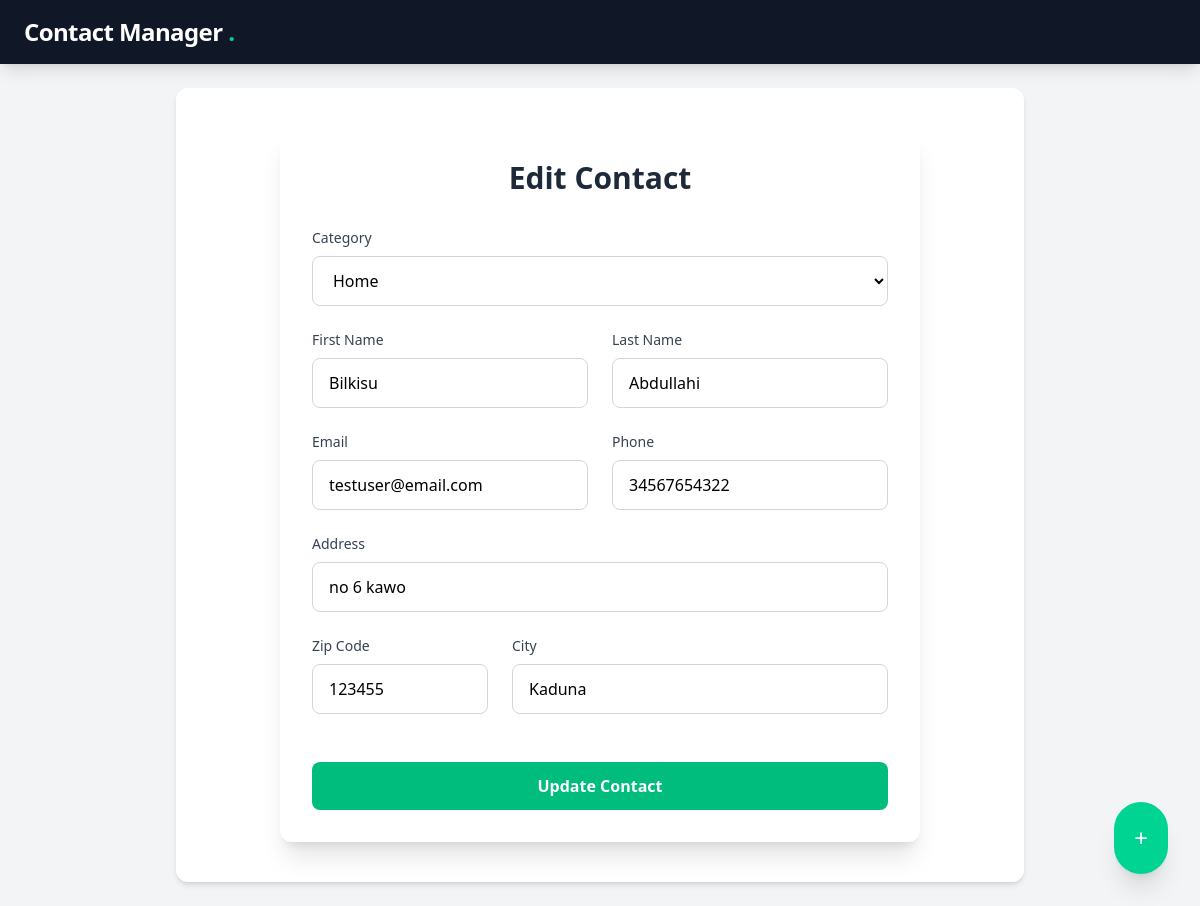
/contacts/5/, run on the app's committed database.
### contact/models.py (models this page shows, shortened)
class Contact(models.Model):
	category = models.ForeignKey(Category, related_name='contacts', on_delete=models.CASCADE)
	first_name = models.CharField(max_length=50)
	last_name = models.CharField(max_length=50)
	email = models.EmailField()
	phone = models.CharField(max_length=15)
	address = models.CharField(max_length=255)
	zipcode = models.CharField(max_length=50)
	city = models.CharField(max_length=50)

class Category(models.Model):
	title = models.CharField(max_length=255)

### contact/views.py (the view, shortened to what this page needs)
# urls.py: path('<int:pk>/', views.edit, name='edit_contact'),
def edit(request, pk):
	contact = get_object_or_404(Contact, pk=pk)
	categories = Category.objects.all()
	return render(request, 'contact/edit.html', {
		'contact': contact, 'categories': categories,
	})

### contact/templates/contact/edit.html (shortened to what this page needs)
{% extends 'core/base.html' %}
{% block content %}
<div class="max-w-2xl mx-auto p-4">
    <div class="bg-white rounded-xl shadow-xl p-8">
        <h2 class="text-3xl font-bold text-gray-800 mb-8 text-center">
            {% if contact %}Edit Contact{% else %}Add New Contact{% endif %}
        </h2>
        <form method="post" action="." class="space-y-6">
            <div class="space-y-2">
                <label class="block text-sm font-medium text-gray-700">Category</label>
                <select name="category"
                        class="w-full px-4 py-3 rounded-lg border border-gray-300 focus:border-emerald-500 focus:ring-2 focus:ring-emerald-200 transition-all outline-none">
                    {% for category in categories %}
                        <option value="{{ category.id }}"
                                {% if category.id == contact.category_id %} selected {% endif %}
                                class="text-gray-800">
                            {{ category.title }}
                        </option>
                    {% endfor %}
                </select>
            </div>
            <div class="grid grid-cols-1 md:grid-cols-2 gap-6">
                <div class="space-y-2">
                    <label class="block text-sm font-medium text-gray-700">First Name</label>
                    <input type="text" value="{{ contact.first_name }}" name="first_name"
                           class="w-full px-4 py-3 rounded-lg border border-gray-300 focus:border-emerald-500 focus:ring-2 focus:ring-emerald-200 transition-all outline-none"
                           placeholder="John">
                </div>
                <div class="space-y-2">
                    <label class="block text-sm font-medium text-gray-700">Last Name</label>
                    <input type="text" value="{{ contact.last_name }}" name="last_name"
                           class="w-full px-4 py-3 rounded-lg border border-gray-300 focus:border-emerald-500 focus:ring-2 focus:ring-emerald-200 transition-all outline-none"
                           placeholder="Doe">
                </div>
            </div>
            <div class="grid grid-cols-1 md:grid-cols-2 gap-6">
                <div class="space-y-2">
                    <label class="block text-sm font-medium text-gray-700">Email</label>
                    <input type="email" value="{{ contact.email }}" name="email"
                           class="w-full px-4 py-3 rounded-lg border border-gray-300 focus:border-emerald-500 focus:ring-2 focus:ring-emerald-200 transition-all outline-none"
                           placeholder="john@example.com">
                </div>
                <div class="space-y-2">
                    <label class="block text-sm font-medium text-gray-700">Phone</label>
                    <input type="text" value="{{ contact.phone }}" name="phone"
                           class="w-full px-4 py-3 rounded-lg border border-gray-300 focus:border-emerald-500 focus:ring-2 focus:ring-emerald-200 transition-all outline-none"
                           placeholder="+1 (555) 000-0000">
                </div>
            </div>
            <div class="space-y-6">
                <div class="space-y-2">
                    <label class="block text-sm font-medium text-gray-700">Address</label>
                    <input type="text" value="{{ contact.address }}" name="address"
                           class="w-full px-4 py-3 rounded-lg border border-gray-300 focus:border-emerald-500 focus:ring-2 focus:ring-emerald-200 transition-all outline-none"
                           placeholder="Street address">
                </div>
                <div class="grid grid-cols-1 md:grid-cols-3 gap-6">
                    <div class="space-y-2">
                        <label class="block text-sm font-medium text-gray-700">Zip Code</label>
                        <input type="text" value="{{ contact.zipcode }}" name="zipcode"
                               class="w-full px-4 py-3 rounded-lg border border-gray-300 focus:border-emerald-500 focus:ring-2 focus:ring-emerald-200 transition-all outline-none"
                               placeholder="12345">
                    </div>
                    <div class="space-y-2 md:col-span-2">
                        <label class="block text-sm font-medium text-gray-700">City</label>
                        <input type="text" value="{{ contact.city }}" name="city"
                               class="w-full px-4 py-3 rounded-lg border border-gray-300 focus:border-emerald-500 focus:ring-2 focus:ring-emerald-200 transition-all outline-none"
                               placeholder="City name">
                    </div>
                </div>
            </div>
            <div class="pt-6">
                <button class="w-full py-3 px-6 bg-emerald-500 hover:bg-emerald-600 text-white font-semibold rounded-lg
                             transition-all duration-200 transform hover:scale-105 focus:outline-none focus:ring-2
                             focus:ring-emerald-500 focus:ring-offset-2">
                    {% if contact %}Update Contact{% else %}Create Contact{% endif %}
                </button>
            </div>
        </form>
    </div>
</div>
{% endblock %}

### data on the page
Contact: category "Home", first_name "Bilkisu", last_name "Abdullahi", email "testuser@email.com", phone "34567654322", address "no 6 kawo", zipcode "123455", city "Kaduna"
